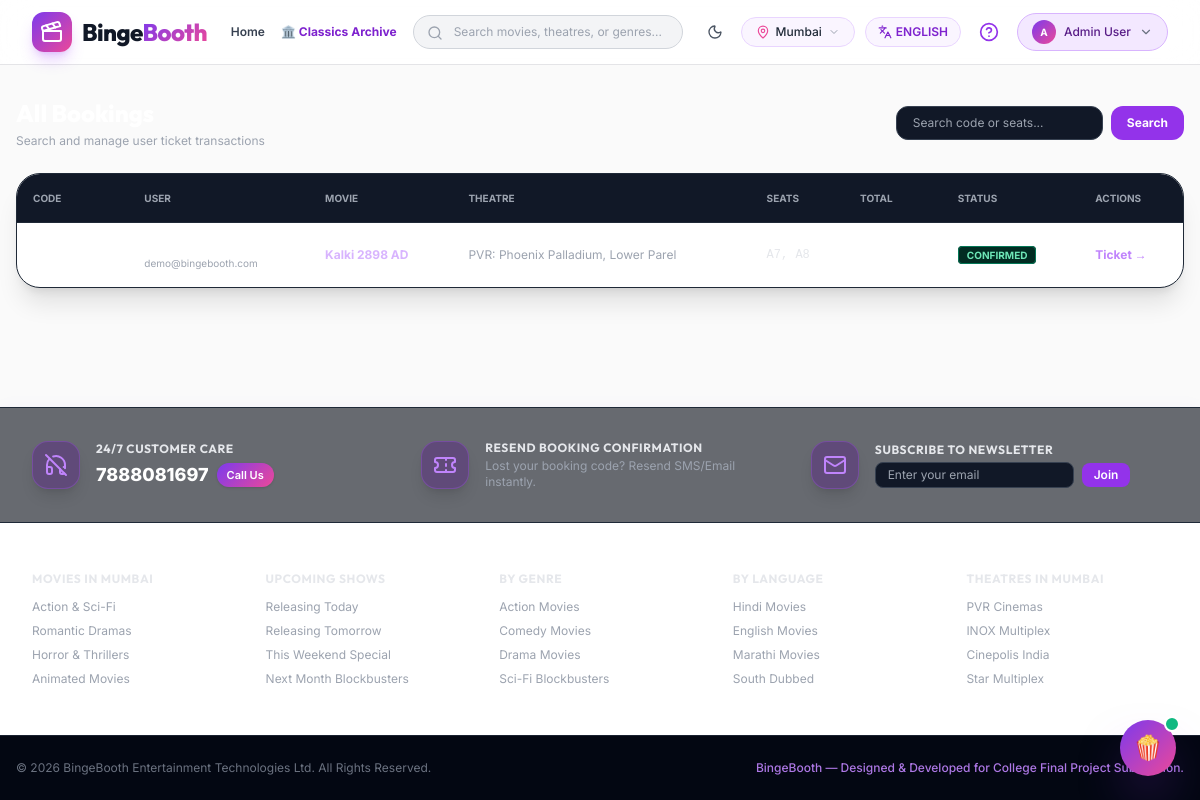
Screenshot of /admin/bookings (signed in) with the database file from the repository.
### models.py (models this page shows)
class User(db.Model, UserMixin):
    __tablename__ = 'users'
    id = db.Column(db.Integer, primary_key=True)
    name = db.Column(db.String(120), nullable=False)
    email = db.Column(db.String(120), unique=True, nullable=False, index=True)
    phone = db.Column(db.String(20), nullable=True)
    password_hash = db.Column(db.String(256), nullable=False)
    is_admin = db.Column(db.Boolean, default=False)
    created_at = db.Column(db.DateTime, default=datetime.datetime.utcnow)
    bookings = db.relationship('Booking', backref='user', lazy=True)
    reviews = db.relationship('Review', backref='user', lazy=True)
    loyalty_points = db.relationship('LoyaltyPoint', backref='user', uselist=False, lazy=True)
    loyalty_transactions = db.relationship('LoyaltyTransaction', backref='user', lazy=True)

class Booking(db.Model):
    __tablename__ = 'bookings'
    id = db.Column(db.Integer, primary_key=True)
    booking_code = db.Column(db.String(20), unique=True, nullable=False, index=True)
    user_id = db.Column(db.Integer, db.ForeignKey('users.id'), nullable=False)
    show_id = db.Column(db.Integer, db.ForeignKey('shows.id'), nullable=False)
    seat_ids_json = db.Column(db.Text, nullable=False) # JSON array of seat IDs
    seats_label = db.Column(db.String(200), nullable=False) # e.g. "C5, C6"
    ticket_amount = db.Column(db.Float, nullable=False)
    food_amount = db.Column(db.Float, default=0.0)
    discount_amount = db.Column(db.Float, default=0.0) # BingePoints discount applied
    convenience_fee = db.Column(db.Float, default=30.0)
    gst = db.Column(db.Float, default=18.0)
    total_amount = db.Column(db.Float, nullable=False)
    status = db.Column(db.String(30), default='pending') # pending, confirmed, cancelled, expired
    created_at = db.Column(db.DateTime, default=datetime.datetime.utcnow)
    confirmed_at = db.Column(db.DateTime, nullable=True)
    booking_foods = db.relationship('BookingFood', backref='booking', lazy=True, cascade="all, delete-orphan")

class Movie(db.Model):
    __tablename__ = 'movies'
    id = db.Column(db.Integer, primary_key=True)
    title = db.Column(db.String(200), nullable=False)
    title_hi = db.Column(db.String(200), nullable=True)
    slug = db.Column(db.String(200), unique=True, nullable=False, index=True)
    description = db.Column(db.Text, nullable=False)
    description_hi = db.Column(db.Text, nullable=True)
    trivia = db.Column(db.Text, nullable=True) # Fun facts for classic/archived movies
    duration_minutes = db.Column(db.Integer, nullable=False)
    genres = db.Column(db.String(200), nullable=False) # Comma-separated: Action, Sci-Fi
    languages = db.Column(db.String(200), nullable=False) # Comma-separated: Hindi, English
    formats = db.Column(db.String(100), default="2D,3D") # 2D, 3D, IMAX
    certificate = db.Column(db.String(20), default="UA") # U, UA, A
    release_date = db.Column(db.Date, nullable=False)
    poster_url = db.Column(db.String(500), nullable=False)
    banner_url = db.Column(db.String(500), nullable=False)
    trailer_youtube_id = db.Column(db.String(100), nullable=False)
    rating = db.Column(db.Float, default=8.5)
    votes_count = db.Column(db.Integer, default=1240)
    cast_json = db.Column(db.Text, nullable=True) # JSON list of {name, role, image}
    crew_json = db.Column(db.Text, nullable=True) # JSON list of {name, role}
    status = db.Column(db.String(30), default='now_showing') # now_showing, upcoming, archived
    is_classic = db.Column(db.Boolean, default=False)
    images = db.relationship('MovieImage', backref='movie', lazy=True, cascade="all, delete-orphan")
    reviews = db.relationship('Review', backref='movie', lazy=True, cascade="all, delete-orphan")
    shows = db.relationship('Show', backref='movie', lazy=True, cascade="all, delete-orphan")

class Theatre(db.Model):
    __tablename__ = 'theatres'
    id = db.Column(db.Integer, primary_key=True)
    name = db.Column(db.String(150), nullable=False)
    city_id = db.Column(db.Integer, db.ForeignKey('cities.id'), nullable=False)
    address = db.Column(db.Text, nullable=False)
    latitude = db.Column(db.Float, nullable=True)
    longitude = db.Column(db.Float, nullable=True)
    screen_count = db.Column(db.Integer, default=1)
    amenities = db.Column(db.String(255), default="Parking,F&B,Wheelchair,M-Ticket")
    screens = db.relationship('Screen', backref='theatre', lazy=True, cascade="all, delete-orphan")

### routes/admin.py (the view)
@admin_bp.route('/bookings')
@login_required
@admin_required
def bookings():
    q = request.args.get('q', '')
    query = Booking.query
    if q:
        query = query.filter(
            (Booking.booking_code.ilike(f'%{q}%')) |
            (Booking.seats_label.ilike(f'%{q}%'))
        )
    all_bookings = query.order_by(Booking.created_at.desc()).all()
    return render_template('admin/bookings.html', bookings=all_bookings, q=q)

### app.py (called while the page is built)
def load_translations(lang):
    path = os.path.join(os.path.dirname(__file__), 'translations', f'{lang}.json')
    if not os.path.exists(path):
        path = os.path.join(os.path.dirname(__file__), 'translations', 'en.json')
    try:
        with open(path, 'r', encoding='utf-8') as f:
            return json.load(f)
    except Exception:
        return {}

### routes/admin.py (called while the page is built)
def admin_required(f):
    @wraps(f)
    def decorated_function(*args, **kwargs):
        if not current_user.is_authenticated or not current_user.is_admin:
            flash('Admin privilege required.', 'error')
            return redirect(url_for('main.index'))
        return f(*args, **kwargs)
    return decorated_function

### templates/admin/bookings.html (shortened to what this page needs)
{% extends 'base.html' %}
{% block content %}
<div class="max-w-7xl mx-auto px-4 py-8 space-y-6">
  <div class="flex flex-col sm:flex-row sm:items-center justify-between gap-4">
    <div>
      <h1 class="font-heading font-extrabold text-2xl text-white">All Bookings</h1>
      <p class="text-xs text-gray-400 mt-1">Search and manage user ticket transactions</p>
    </div>
    <form action="{{ url_for('admin.bookings') }}" method="GET" class="flex gap-2">
      <input type="text" name="q" value="{{ q }}" placeholder="Search code or seats..." class="bg-gray-900 border border-gray-700 rounded-xl px-4 py-2 text-xs text-white">
      <button type="submit" class="bg-purple-600 text-white font-bold text-xs px-4 py-2 rounded-xl">Search</button>
    </form>
  </div>
  <div class="bg-bingeSurface border border-gray-800 rounded-3xl overflow-hidden shadow-xl">
    <div class="overflow-x-auto">
      <table class="w-full text-left text-xs text-gray-300">
        <thead class="bg-gray-900 text-gray-400 uppercase text-[10px] font-bold border-b border-gray-800">
          <tr>
            <th class="p-4">Code</th>
            <th class="p-4">User</th>
            <th class="p-4">Movie</th>
            <th class="p-4">Theatre</th>
            <th class="p-4">Seats</th>
            <th class="p-4">Total</th>
            <th class="p-4">Status</th>
            <th class="p-4">Actions</th>
          </tr>
        </thead>
        <tbody class="divide-y divide-gray-800/80">
          {% for b in bookings %}
            <tr class="hover:bg-gray-800/40">
              <td class="p-4 font-mono font-bold text-white">{{ b.booking_code }}</td>
              <td class="p-4">
                <div class="font-bold text-white">{{ b.user.name }}</div>
                <div class="text-[10px] text-gray-400">{{ b.user.email }}</div>
              </td>
              <td class="p-4 font-bold text-purple-300">{{ b.show.movie.title }}</td>
              <td class="p-4 text-gray-400">{{ b.show.screen.theatre.name }}</td>
              <td class="p-4 font-mono text-gray-200">{{ b.seats_label }}</td>
              <td class="p-4 font-extrabold text-white">₹{{ b.total_amount }}</td>
              <td class="p-4">
                <span class="px-2 py-0.5 rounded text-[10px] font-bold uppercase
                             {% if b.status == 'confirmed' %} bg-emerald-950 text-emerald-300 border border-emerald-700
                             {% elif b.status == 'pending' %} bg-amber-950 text-amber-300 border border-amber-700
                             {% else %} bg-gray-800 text-gray-400 {% endif %}">
                  {{ b.status }}
                </span>
              </td>
              <td class="p-4">
                <a href="{{ url_for('booking.ticket', code=b.booking_code) }}" target="_blank" class="text-purple-400 hover:text-purple-300 font-bold">
                  Ticket →
                </a>
              </td>
            </tr>
          {% endfor %}
        </tbody>
      </table>
    </div>
  </div>
</div>
{% endblock %}

### templates/partials/navbar.html (shortened to what this page needs)
<header class="sticky top-0 z-40 glass-nav">
  <div class="max-w-7xl mx-auto px-4 sm:px-6 lg:px-8">
    <div class="flex items-center justify-between h-16 gap-4">
      <div class="flex items-center gap-6">
        <a href="{{ url_for('main.index') }}" class="flex items-center gap-2.5 group">
          <div class="w-10 h-10 rounded-xl bg-gradient-binge flex items-center justify-center shadow-lg shadow-purple-500/30 group-hover:scale-105 transition-transform">
            <i data-lucide="clapperboard" class="w-6 h-6 text-white"></i>
          </div>
          <span class="font-heading font-extrabold text-2xl tracking-tight text-gray-900 dark:text-white">
            Binge<span class="text-gradient-binge">Booth</span>
          </span>
        </a>
        <nav class="hidden md:flex items-center gap-4 text-xs font-semibold">
          <a href="{{ url_for('main.index') }}" class="text-gray-700 dark:text-gray-200 hover:text-purple-600 dark:hover:text-purple-400 transition-colors">
            {{ t('nav_home') }}
          </a>
          <a href="{{ url_for('main.classics') }}" class="flex items-center gap-1 text-purple-700 dark:text-purple-400 hover:text-pink-600 font-bold transition-colors">
            <span>🏛️ Classics Archive</span>
          </a>
        </nav>
      </div>
      <div class="hidden lg:flex flex-1 max-w-sm relative">
        <input type="text"
               id="nav-search-input"
               placeholder="{{ t('search_placeholder') }}"
               class="w-full bg-gray-100 dark:bg-gray-900/80 border border-gray-300 dark:border-gray-700/80 rounded-full py-2 pl-10 pr-4 text-xs text-gray-800 dark:text-gray-200 focus:outline-none focus:border-purple-500 transition-colors">
        <i data-lucide="search" class="w-4 h-4 text-gray-400 absolute left-3.5 top-2.5"></i>
      </div>
      <div class="flex items-center gap-2.5">
        <button id="theme-toggle-btn"
                type="button"
                class="p-2 rounded-full text-gray-600 dark:text-gray-300 hover:bg-gray-200 dark:hover:bg-gray-800 transition-colors"
                title="Toggle Light/Dark Theme">
          <i id="theme-moon-icon" data-lucide="moon" class="w-4 h-4"></i>
        </button>
        <button id="open-city-modal-btn" type="button" class="flex items-center gap-1.5 bg-purple-50 dark:bg-gray-800/80 hover:bg-purple-100 dark:hover:bg-gray-700 border border-purple-200 dark:border-gray-700/80 px-3.5 py-1.5 rounded-full text-xs font-medium text-gray-800 dark:text-gray-200 transition-colors">
          <i data-lucide="map-pin" class="w-3.5 h-3.5 text-pink-500"></i>
          <span>{{ current_city }}</span>
          <i data-lucide="chevron-down" class="w-3 h-3 text-gray-400"></i>
        </button>
        <button id="lang-toggle-btn"
                data-current-lang="{{ current_lang }}"
                type="button"
                class="bg-purple-50 dark:bg-gray-800/80 hover:bg-purple-100 dark:hover:bg-gray-700 border border-purple-200 dark:border-gray-700/80 px-3 py-1.5 rounded-full text-xs font-semibold text-purple-700 dark:text-purple-400 transition-colors flex items-center gap-1">
          <i data-lucide="languages" class="w-3.5 h-3.5"></i>
          <span>{{ 'ENGLISH' if current_lang == 'en' else 'हिंदी' }}</span>
        </button>
        <button id="nav-support-btn"
                onclick="document.getElementById('chatbot-toggle-btn').click()"
                type="button"
                class="hidden sm:flex items-center gap-1 text-gray-600 dark:text-gray-300 hover:text-purple-600 p-2 rounded-full hover:bg-gray-100 dark:hover:bg-gray-800/60 transition-colors"
                title="{{ t('nav_support') }}">
          <i data-lucide="help-circle" class="w-5 h-5 text-purple-600 dark:text-purple-400"></i>
        </button>
        {% if current_user.is_authenticated %}
          <div class="relative" x-data="{ open: false }">
            <button @click="open = !open" type="button" class="flex items-center gap-2 bg-purple-100 dark:bg-purple-900/40 border border-purple-300 dark:border-purple-600/50 hover:border-purple-500 px-3.5 py-1.5 rounded-full text-xs font-medium text-purple-900 dark:text-white transition-all">
              <div class="w-6 h-6 rounded-full bg-gradient-binge text-white flex items-center justify-center font-bold text-[10px]">
                {{ current_user.name[0] | upper }}
              </div>
              <span class="max-w-[90px] truncate">{{ current_user.name }}</span>
              <i data-lucide="chevron-down" class="w-3.5 h-3.5 text-gray-500"></i>
            </button>
          </div>
        {% endif %}
      </div>
    </div>
  </div>
</header>

### static/css/custom.css (style rules this page uses)
:root { --bg-main: #FAFAFA; --surface-card: #FFFFFF; --surface-elevated: #F4F0FF; --text-main: #18181B; --text-muted: #52525B; --border-main: #E4E4E7; --accent-primary: #7C3AED; --accent-secondary: #EC4899; --accent-amber: #D97706; --shadow-card: 0 4px 20px -2px rgba(124, 58, 237, 0.08), 0 2px 6px -1px rgba(0, 0, 0, 0.05); }
body { font-family: 'Inter', sans-serif; background-color: var(--bg-main); color: var(--text-main); transition: background-color 0.3s ease, color 0.3s ease; overflow-x: hidden; }
h1, h2, h3, h4, h5, h6, .font-heading { font-family: 'Outfit', sans-serif; }
.bg-gradient-binge { background: linear-gradient(135deg, #7C3AED 0%, #EC4899 100%); }
.text-gradient-binge { background: linear-gradient(135deg, #7C3AED 0%, #EC4899 100%); -webkit-background-clip: text; -webkit-text-fill-color: transparent; }
.glass-nav { background: rgba(255, 255, 255, 0.85); backdrop-filter: blur(16px); -webkit-backdrop-filter: blur(16px); border-bottom: 1px solid var(--border-main); }
.bg-bingeDark { background-color: var(--bg-main) !important; }
.bg-bingeSurface { background-color: var(--surface-card) !important; box-shadow: var(--shadow-card); }

### rows the page displays
User: name "A", name "Admin User"
Booking: user.email "demo@bingebooth.com", show.movie "Kalki 2898 AD", show.screen.theatre.name "PVR: Phoenix Palladium, Lower Parel", seats_label "A7, A8", status "CONFIRMED"

### other values shown
{{ t('nav_home') }} "Home"
{{ current_city }} "Mumbai"
{{ 'ENGLISH' if current_lang == 'en' else 'हिंदी' }} "ENGLISH"
{{ t('customer_care_title') }} "24/7 CUSTOMER CARE"
{{ t('call_us') }} "Call Us"
{{ t('resend_confirmation_title') }} "RESEND BOOKING CONFIRMATION"
{{ t('subscribe_newsletter_title') }} "SUBSCRIBE TO NEWSLETTER"
{{ current_city | upper }} "MUMBAI"
{{ t('made_for_college') }} "BingeBooth — Designed & Developed for College Final Project Submission."
